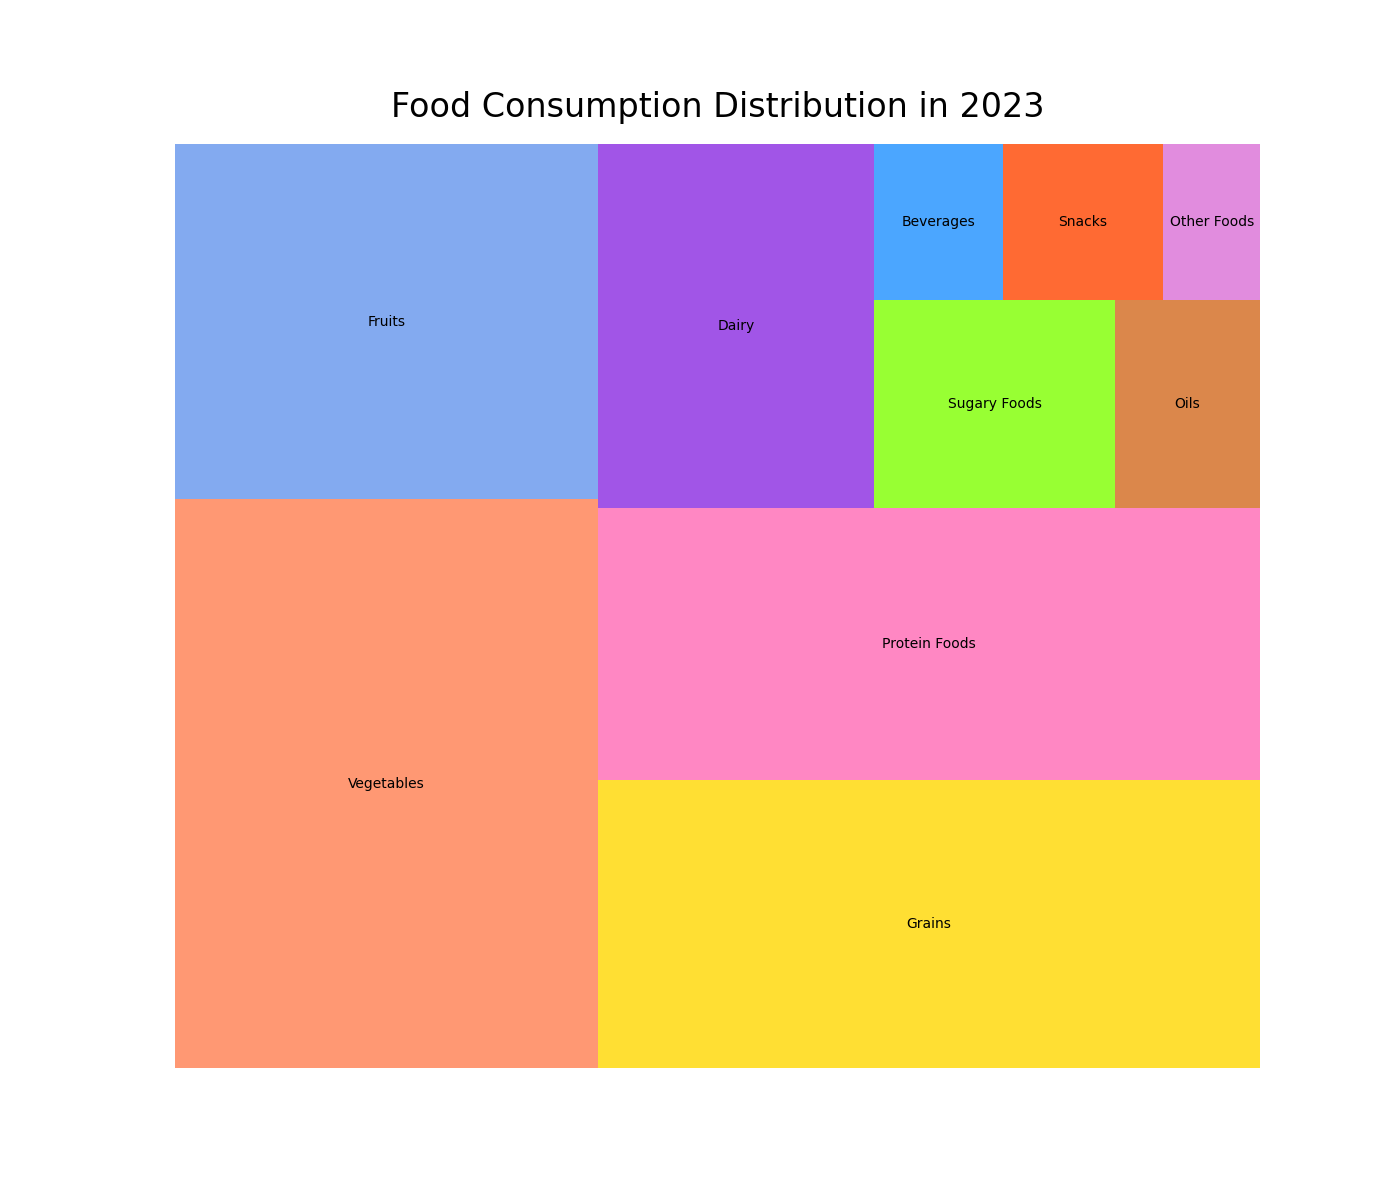

The script that drew this image:

import matplotlib.pyplot as plt
import squarify

# Data
food_items = [
    'Vegetables', 'Fruits', 'Grains', 'Protein Foods', 'Dairy', 
    'Sugary Foods', 'Oils', 'Beverages', 'Snacks', 'Other Foods'
]
consumption_percentage = [24.0, 15.0, 19.0, 18.0, 10.0, 5.0, 3.0, 2.0, 2.5, 1.5]
colors = [
    '#FF7F50', '#6495ED', '#FFD700', '#FF69B4', '#8A2BE2', 
    '#7FFF00', '#D2691E', '#1E90FF', '#FF4500', '#DA70D6'
]

# Create a figure with specified size
plt.figure(figsize=(14, 12))

# Create a treemap with the above data
squarify.plot(sizes=consumption_percentage, label=food_items, color=colors, alpha=0.8)

# Title of the treemap
plt.title('Food Consumption Distribution in 2023', fontsize=24, y=1.02)

# Remove the axes
plt.axis('off')

# Show the plot
plt.show()
